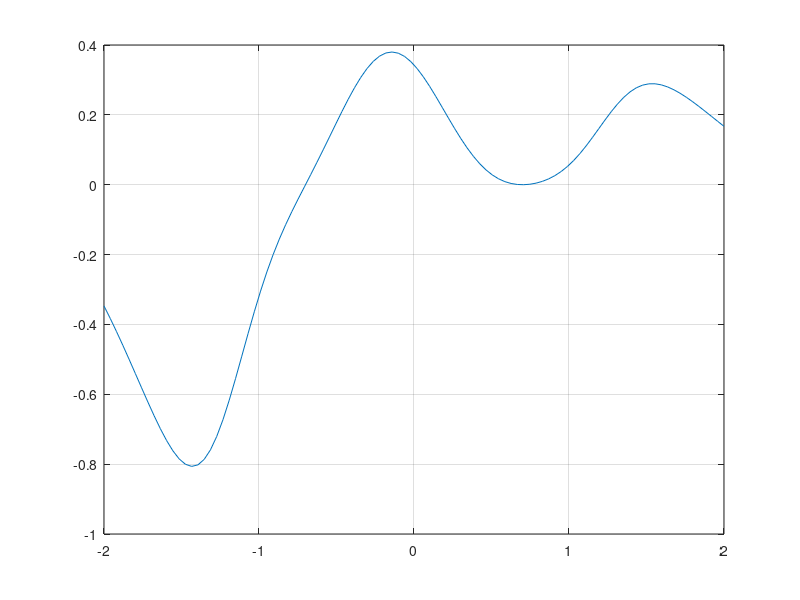

Here is the MATLAB script that generated this plot:
f = @(x) (2*x.^3-1.4*x.^2-0.98*x+0.686).*exp(-x.^2)-...
         (x.^3-0.7*x.^2-0.49*x+0.343).*exp(-x.^4);
xx=linspace(-2,2);
plot(xx,f(xx));grid
